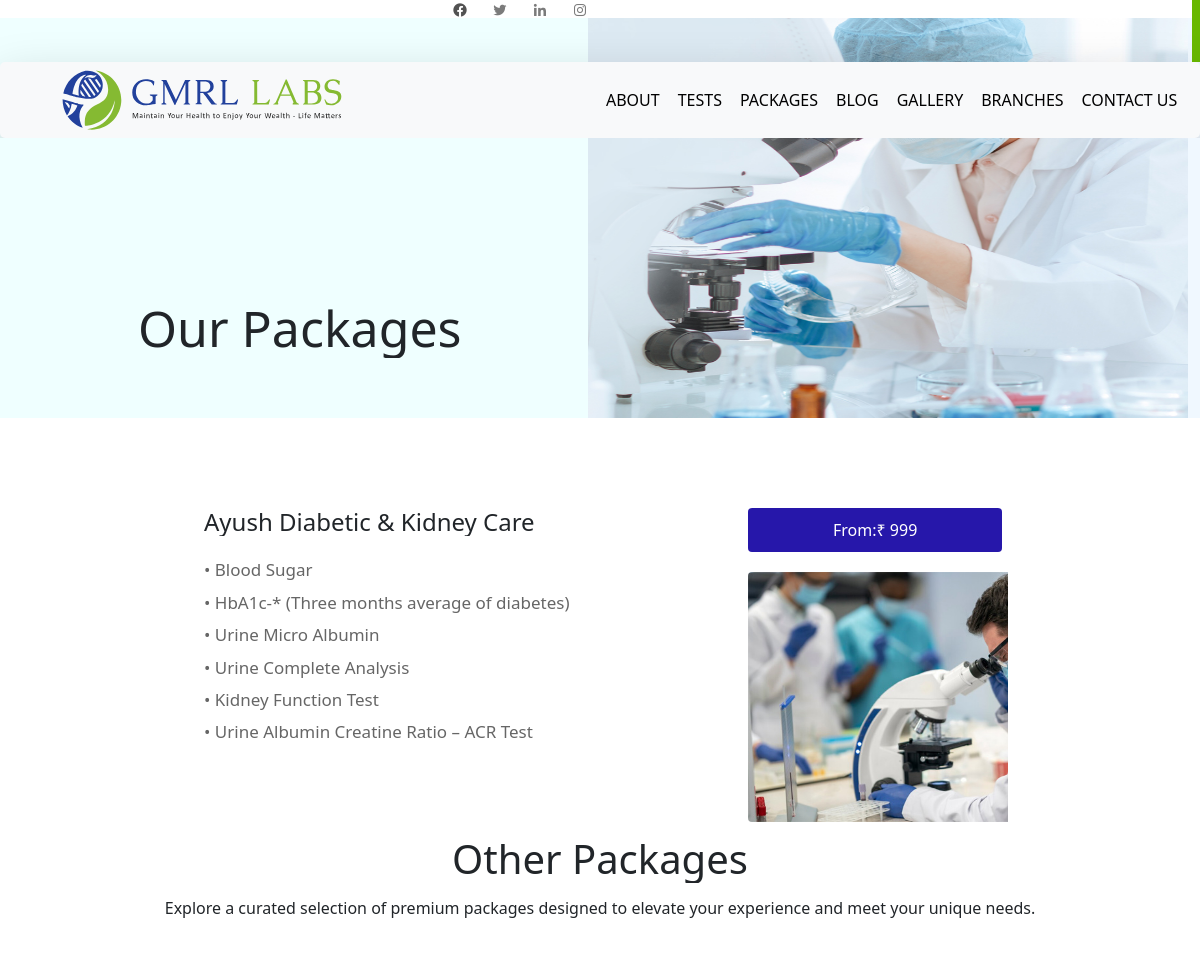
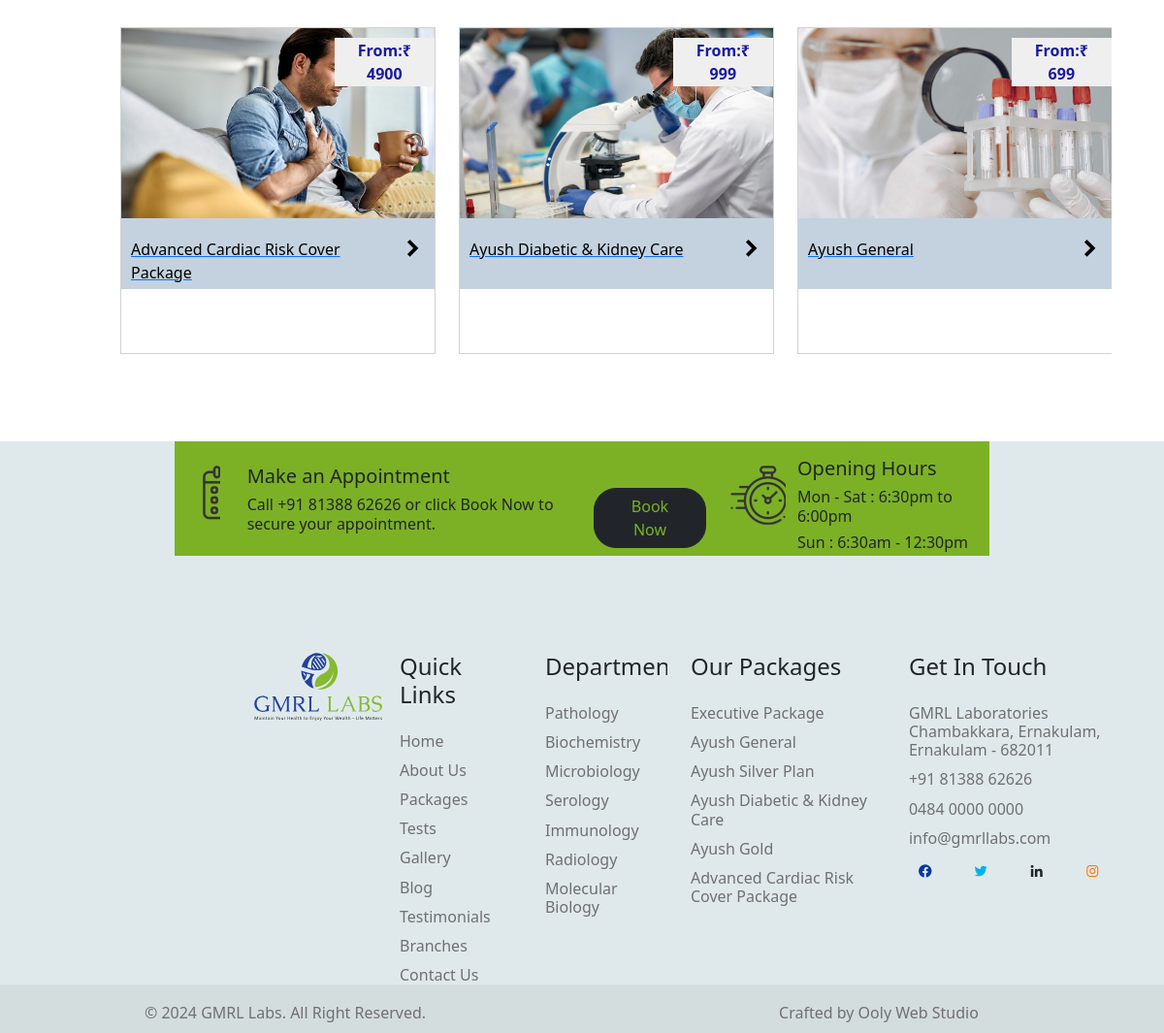
The app's page /packages/5 with its own data (2 pictures, top to bottom).
### Hospitalapp/models.py (models this page shows, shortened)
class Package(models.Model):
    image=models.ImageField(upload_to='package')
    price=models.IntegerField()
    ln1=models.CharField(max_length=400)
    ln2=models.CharField(max_length=400)
    ln3=models.CharField(max_length=400)
    ln4=models.CharField(max_length=400)
    ln5=models.CharField(max_length=400)
    ln6=models.CharField(max_length=400)
    ln7=models.CharField(max_length=400,blank=True)
    ln8=models.CharField(max_length=400,blank=True)
    ln9=models.CharField(max_length=400,blank=True)
    ln10=models.CharField(max_length=400,blank=True)
    ln11=models.CharField(max_length=400,blank=True)
    ln12=models.CharField(max_length=400,blank=True)
    ln13=models.CharField(max_length=400,blank=True)
    name=models.CharField(max_length=250,unique=True)
    class Meta:
        ordering=('name',)

### Hospitalapp/views.py (the view)
# urls.py: path('packages/<int:id>',views.packages,name='packages'),
def packages(request,id):
    packs=Package.objects.get(id=id)
    return render(request,'packages.html',{'packs':packs})

### Hospitalapp/context_processors.py (called while the page is built)
def menu_links(req):
    links=Package.objects.all()
    return dict(links=links)

### templates/packages.html (shortened to what this page needs)
{% extends 'base.html' %}
{% load static %}
{% block content %}
<section class="package1 w-100" id="package">
    <div class="row w-100">
        <div class="abcol col-lg-6">
            <h1>Our Packages</h1>
        </div>
        <div class="tes col-lg-6">
            <img src="../static/images/blog.jpg" alt="">
        </div>
    </div>
</section>
<section class="packpgs">
    <div class="packpgsrw row mx-auto d-flex">
        <div class="col-lg-8">
            <h4 class="mb-4">{{packs.name}}</h4>
            <h6>{{packs.ln1}}</h6>
            <h6>{{packs.ln2}}</h6>
            <h6>{{packs.ln3}}</h6>
            <h6>{{packs.ln4}}</h6>
            <h6>{{packs.ln5}}</h6>
            <h6>{{packs.ln6}}</h6>
        </div>
        <div class="col-lg-4">
            <button class="btnprc">From:₹ {{packs.price}}</button>
            <img class="pkpgimg" src="{{packs.image.url}}" alt="">
        </div>
    </div>
</section>
<section class="pakpg">
<div class="otpk">
    <h1 class="mx-auto d-flex justify-content-center mb-3">Other Packages</h1>
    <h6 class="mx-auto d-flex justify-content-center mb-5">Explore a curated selection of premium packages designed to elevate your experience and meet your unique needs.</h6>
</div>
<div class="container">
<div class="row gmhrw mt-0 pt-0">
    {% for s in links %}
                <div class="card ms-4 p-0" style="width: 28rem;">
                    <a href="">
                    <img class="bloimg card-img-top" src="{{s.image.url}}" alt="Card image cap">
                    <button class="pkbtn">From:₹ {{s.price}}</button>
                    <div class="ms-0 card-body pkbo">
                        <div class="row">
                            <div class="col-lg-10">
                      <p class="card-text ">{{s.name}}</p>
                      </div>
                      <div class="col-lg-2  ">
                        <i class='pic me-2 mt-3  bx bxs-chevron-right'></i>
                        </div>
                        </div>
                    </div>
                    </a>
                </div>
    {% endfor %}
</div>
</div>
</section>
<section class="footer">
    <div class="rw2 row mx-auto">
        <div class="col9 col-lg-8">
            <div class="row">
                <div class="col-lg-1">
                    <img class="mt-4 ms-3" src="../static/images/make-appointment.png" alt="">
                </div>
                <div class="col-lg-8 mt-4">
                    <h5 class="ms-3"> Make an Appointment</h5>
                    <h6 class="ms-3">Call +91 81388 62626 or click Book Now to secure your appointment.</h6>
                </div>
                <div class="col-lg-3">
                    <a href="{% url 'hos:appointment' %}">
                    <button type="button" class="btn4 mt-5 btn btn-dark ">Book Now</button>
                    </a>
                </div>
            </div>
        </div>
        <div class="col91 col-lg-4">
            <div class="row">
                <div class="col-lg-3">
                    <img class="mt-4" src="../static/images/openinh-hours-logo.png" alt="">
                </div>
                <div class="col-lg-9">
                    <h5 class="mt-3">Opening Hours</h5>
                    <h6>Mon - Sat : 6:30pm to 6:00pm</h6>
                    <h6>Sun : 6:30am - 12:30pm</h6>
                </div>
            </div>
        </div>
    </div>
    <div class="rw3 row">
        <div class="col-lg-2">
            <img src="../static/images/gmrl-footer-logo.svg" alt="">
        </div>
        <div class="col-lg-2">
            <h4 class="mb-4">Quick Links</h4>
            <h6>Home</h6>
            <h6>About Us</h6>
            <h6>Packages</h6>
            <h6>Tests</h6>
            <h6>Gallery</h6>
            <h6>Blog</h6>
            <h6>Testimonials</h6>
            <h6>Branches</h6>
            <h6>Contact Us</h6>
        </div>
        <div class="col-lg-2">
            <h4 class="mb-4">Departments</h4>
            <h6>Pathology</h6>
            <h6>Biochemistry</h6>
            <h6>Microbiology</h6>
            <h6>Serology</h6>
            <h6>Immunology</h6>
            <h6>Radiology</h6>
            <h6>Molecular Biology</h6>
        </div>
        <div class="col-lg-3">
            <h4 class="mb-4">Our Packages</h4>
            <h6>Executive Package</h6>
            <h6>Ayush General</h6>
            <h6>Ayush Silver Plan</h6>
            <h6>Ayush Diabetic & Kidney Care</h6>
            <h6>Ayush Gold</h6>
            <h6>Advanced Cardiac Risk Cover Package</h6>
        </div>
        <div class="col-lg-3">
            <h4 class="mb-4">Get In Touch</h4>
            <h6>GMRL Laboratories Chambakkara, Ernakulam, Ernakulam - 682011</h6>
            <h6>+91 81388 62626</h6>
            <h6>0484 0000 0000</h6>
            <h6>info@gmrllabs.com</h6>
            <div class="rw4 row">
                <div class="col-lg-3">
                    <i class='bx bxl-facebook-circle' style='color:#0636a2'></i>
                </div>
                <div class="col-lg-3">
                    <i class='bx bxl-twitter' style='color:#00b2ef'></i>
                </div>
                <div class="col-lg-3">
                    <i class='bx bxl-linkedin'></i>
                </div>
                <div class="col-lg-3">
                    <i class='bx bxl-instagram' style='color:#ff7500'></i>
                </div>
            </div>
        </div>
    </div>
</section>
{% endblock %}

### static/css/style.css (style rules this page uses)
* { overflow-x: hidden; }
.package1 { background-color: rgb(240, 248, 255); overflow-x: hidden; margin-top: -120px; z-index: -1; }
.card { height: 200px; border-radius: 0; }
.footer { height: 70vh; background-color: rgb(223, 233, 236); }
.rw2 { width: 70%; height: 21%; }
.rw2 h5 { overflow: hidden; }
.rw2 h6 { overflow: hidden; }
.col9 { background-color: rgb(124, 177, 38); }
.col91 { background-color: rgb(124, 177, 38); }
.btn4 { border-radius: 23px; padding-left: 35px; padding-right: 35px; color: rgb(124, 177, 38); }
.rw3 { width: 75%; margin-top: 100px; margin-left: 250px; }
.rw3 h4 { overflow: hidden; }
.rw3 img { width: 11vw; }
.rw3 h6 { margin-top: 11px; color: rgb(112, 112, 112); overflow: hidden; }
.rw4 { width: 230px; }
.abcol { background-color: rgb(239, 255, 255); padding: 0 0 0 0; }
.abcol h1 { font-size: 50px; margin-top: 280px; margin-left: 150px; margin-bottom: 15px; overflow: hidden; }
.tes { padding: 0 0 0 0; }
.tes img { height: 50vh; width: 50.3vw; }
.pic { font-size: 35px; display: flex; justify-content: center; text-align: center; margin-top: 22px; }
.pkbo p { text-decoration: none !important; }
.pkbo { height:73.5px; background-color: rgb(196, 210, 223); padding: 0 0 0 0; padding-left: 10px; text-decoration: none !important; }
.pkbtn { position: absolute; top: 3%; left:68%; border: 0; color: rgb(25, 25, 158); font-weight: 700; padding-left: 10px; padding-right: 10px; }
.packpgsrw { margin-left: 200px; width: 68%; height: 55 vh; margin-top: 90px; }
.pkpgimg { width: 390px; height: 250px; border-radius: 4px; }
.packpgsrw h6 { color: rgb(102, 102, 102); font-size: 17px; margin-top: 12px; }
.btnprc { background-color: rgb(38, 23, 170); border: 0; border-radius: 4px; width: 21.2vw; color: white; margin-bottom: 20px; padding-top: 10px; padding-bottom: 10px; }
.gmhrw { width: 100%; height: auto; padding-top: 0; margin-top: 90px; margin-bottom: 90px; text-decoration: none !important; padding-left: 70px; }
.gmhrw .card { height: 337.5px; margin-top: 25px; padding-top: 0; text-decoration: none !important; }
.gmhrw img { border-radius: 0; height: 303px; }
.pkbo .card-text { text-decoration: none; }
.gmhrw .pic { font-size: 30px; margin: auto; color: black; }
.gmhrw p { padding-top: 0; margin-top: 20px; text-decoration: none !important; color: black; }
.gmhrw i { display: flex; justify-content: end; text-align: end; }
.gmhrw .card { position: relative; overflow: hidden; border-radius: 0; cursor: pointer; text-decoration: none !important; }
.gmhrw .bloimg { width: 100%; height: 24.46vh; border-radius: 0; display: block; transition: transform 0.5s; }
.rw4 i { margin: auto; display: flex; justify-content: center; text-align: center; padding-top: 8px; }

### records on screen
Package: name "Ayush Diabetic & Kidney Care", ln1 "• Blood Sugar", ln2 "• HbA1c-* (Three months average of diabetes)", ln3 "• Urine Micro Albumin", ln4 "• Urine Complete Analysis", ln5 "• Kidney Function Test", ln6 "• Urine Albumin Creatine Ratio – ACR Test", price "999", image (picture)
Package: image (picture), price "4900", name "Advanced Cardiac Risk Cover Package"
Package: image (picture), price "699", name "Ayush General"
